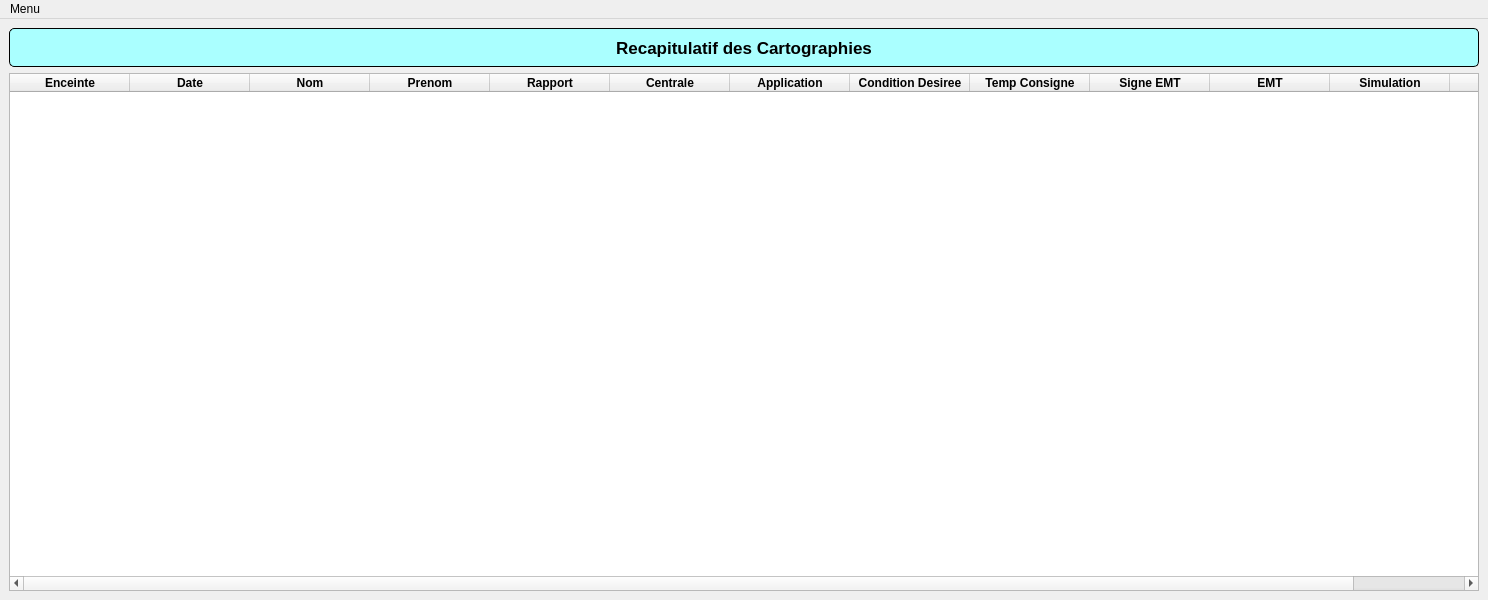
<?xml version="1.0" encoding="UTF-8"?>
<ui version="4.0">
 <class>Cartographie</class>
 <widget class="QMainWindow" name="Cartographie">
  <property name="geometry">
   <rect>
    <x>0</x>
    <y>0</y>
    <width>1488</width>
    <height>600</height>
   </rect>
  </property>
  <property name="windowTitle">
   <string>Cartographie v 1.0</string>
  </property>
  <widget class="QWidget" name="centralWidget">
   <layout class="QGridLayout" name="gridLayout">
    <item row="0" column="0">
     <layout class="QVBoxLayout" name="verticalLayout">
      <item>
       <widget class="QLabel" name="label_7">
        <property name="sizePolicy">
         <sizepolicy hsizetype="Preferred" vsizetype="Fixed">
          <horstretch>0</horstretch>
          <verstretch>0</verstretch>
         </sizepolicy>
        </property>
        <property name="minimumSize">
         <size>
          <width>0</width>
          <height>39</height>
         </size>
        </property>
        <property name="font">
         <font>
          <pointsize>13</pointsize>
          <weight>75</weight>
          <bold>true</bold>
         </font>
        </property>
        <property name="styleSheet">
         <string notr="true">QLabel{
background-color: rgb(170, 255, 255);
border: 1px solid Black;
border-radius: 5px;}</string>
        </property>
        <property name="text">
         <string>Recapitulatif des Cartographies</string>
        </property>
        <property name="alignment">
         <set>Qt::AlignCenter</set>
        </property>
       </widget>
      </item>
      <item>
       <widget class="TableWidget_Recap" name="tableWidget_recap">
        <property name="enabled">
         <bool>true</bool>
        </property>
        <property name="font">
         <font>
          <pointsize>9</pointsize>
          <weight>50</weight>
          <bold>false</bold>
         </font>
        </property>
        <property name="cursor" stdset="0">
         <cursorShape>ArrowCursor</cursorShape>
        </property>
        <property name="mouseTracking">
         <bool>true</bool>
        </property>
        <property name="contextMenuPolicy">
         <enum>Qt::ActionsContextMenu</enum>
        </property>
        <property name="whatsThis">
         <string extracomment="freeghrehtzh"/>
        </property>
        <property name="editTriggers">
         <set>QAbstractItemView::NoEditTriggers</set>
        </property>
        <property name="alternatingRowColors">
         <bool>true</bool>
        </property>
        <property name="selectionBehavior">
         <enum>QAbstractItemView::SelectRows</enum>
        </property>
        <property name="iconSize">
         <size>
          <width>0</width>
          <height>0</height>
         </size>
        </property>
        <property name="showGrid">
         <bool>true</bool>
        </property>
        <property name="gridStyle">
         <enum>Qt::SolidLine</enum>
        </property>
        <property name="sortingEnabled">
         <bool>true</bool>
        </property>
        <property name="wordWrap">
         <bool>true</bool>
        </property>
        <property name="cornerButtonEnabled">
         <bool>true</bool>
        </property>
        <property name="rowCount">
         <number>0</number>
        </property>
        <attribute name="horizontalHeaderVisible">
         <bool>true</bool>
        </attribute>
        <attribute name="horizontalHeaderDefaultSectionSize">
         <number>120</number>
        </attribute>
        <attribute name="horizontalHeaderHighlightSections">
         <bool>true</bool>
        </attribute>
        <attribute name="verticalHeaderVisible">
         <bool>true</bool>
        </attribute>
        <attribute name="verticalHeaderDefaultSectionSize">
         <number>32</number>
        </attribute>
        <column>
         <property name="text">
          <string>Enceinte</string>
         </property>
         <property name="font">
          <font>
           <weight>75</weight>
           <bold>true</bold>
          </font>
         </property>
        </column>
        <column>
         <property name="text">
          <string>Date</string>
         </property>
         <property name="font">
          <font>
           <weight>75</weight>
           <bold>true</bold>
          </font>
         </property>
        </column>
        <column>
         <property name="text">
          <string>Nom</string>
         </property>
         <property name="font">
          <font>
           <weight>75</weight>
           <bold>true</bold>
          </font>
         </property>
        </column>
        <column>
         <property name="text">
          <string>Prenom</string>
         </property>
         <property name="font">
          <font>
           <weight>75</weight>
           <bold>true</bold>
          </font>
         </property>
        </column>
        <column>
         <property name="text">
          <string>Rapport</string>
         </property>
         <property name="font">
          <font>
           <weight>75</weight>
           <bold>true</bold>
          </font>
         </property>
        </column>
        <column>
         <property name="text">
          <string>Centrale</string>
         </property>
         <property name="font">
          <font>
           <weight>75</weight>
           <bold>true</bold>
          </font>
         </property>
        </column>
        <column>
         <property name="text">
          <string>Application</string>
         </property>
         <property name="font">
          <font>
           <weight>75</weight>
           <bold>true</bold>
          </font>
         </property>
        </column>
        <column>
         <property name="text">
          <string>Condition Desiree</string>
         </property>
         <property name="font">
          <font>
           <weight>75</weight>
           <bold>true</bold>
          </font>
         </property>
        </column>
        <column>
         <property name="text">
          <string>Temp Consigne</string>
         </property>
         <property name="font">
          <font>
           <weight>75</weight>
           <bold>true</bold>
          </font>
         </property>
        </column>
        <column>
         <property name="text">
          <string>Signe EMT</string>
         </property>
         <property name="font">
          <font>
           <weight>75</weight>
           <bold>true</bold>
          </font>
         </property>
        </column>
        <column>
         <property name="text">
          <string>EMT</string>
         </property>
         <property name="font">
          <font>
           <weight>75</weight>
           <bold>true</bold>
          </font>
         </property>
        </column>
        <column>
         <property name="text">
          <string>Simulation</string>
         </property>
         <property name="font">
          <font>
           <weight>75</weight>
           <bold>true</bold>
          </font>
         </property>
        </column>
        <column>
         <property name="text">
          <string>Conformite</string>
         </property>
         <property name="font">
          <font>
           <weight>75</weight>
           <bold>true</bold>
          </font>
         </property>
        </column>
       </widget>
      </item>
     </layout>
    </item>
   </layout>
  </widget>
  <widget class="QMenuBar" name="menuBar">
   <property name="geometry">
    <rect>
     <x>0</x>
     <y>0</y>
     <width>1488</width>
     <height>21</height>
    </rect>
   </property>
   <widget class="QMenu" name="menuNouvelle_Cartographie">
    <property name="title">
     <string>Menu</string>
    </property>
    <addaction name="actionNouvelle_Cartographie"/>
    <addaction name="actionModifier"/>
    <addaction name="actionAnnule_et_Remplace"/>
   </widget>
   <addaction name="menuNouvelle_Cartographie"/>
  </widget>
  <action name="actionNouvelle_Cartographie">
   <property name="text">
    <string>Nouvelle Cartographie</string>
   </property>
  </action>
  <action name="actionModifier_une_cartographie">
   <property name="text">
    <string>Modifier une Cartographie</string>
   </property>
  </action>
  <action name="actionAnnule_et_Remplace">
   <property name="text">
    <string>Annule et Remplace</string>
   </property>
  </action>
  <action name="actionModifier">
   <property name="text">
    <string>Modifier</string>
   </property>
  </action>
 </widget>
 <customwidgets>
  <customwidget>
   <class>TableWidget_Recap</class>
   <extends>QTableWidget</extends>
   <header>Modules.Cartographie.GUI.Tablewidget_Recap</header>
  </customwidget>
 </customwidgets>
 <resources/>
 <connections/>
</ui>
